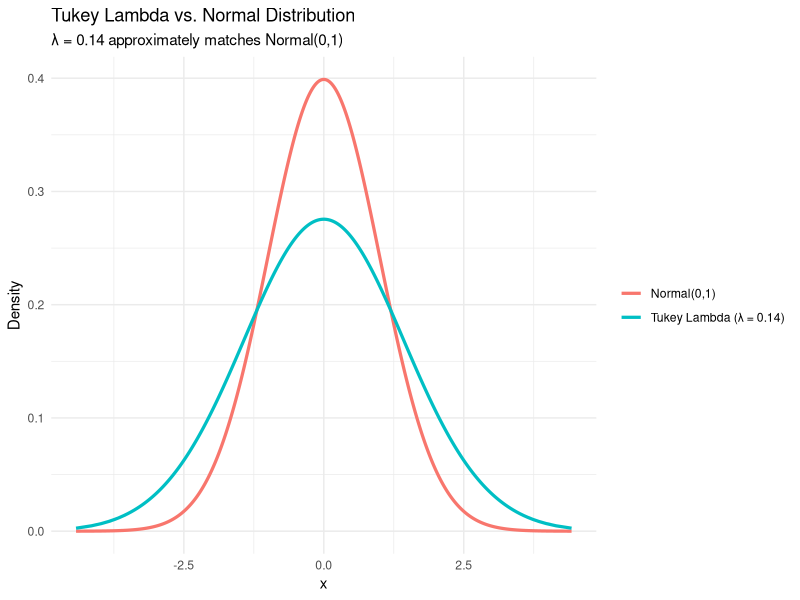

Reproduce this figure in R.
library(ggplot2)

# Tukey Lambda quantile function
Q_tukey <- function(p, lambda) {
  if (lambda == 0) return(log(p / (1 - p)))  # Logistic
  (p^lambda - (1 - p)^lambda) / lambda
}

# Derivative of quantile function
Q_prime_tukey <- function(p, lambda) {
  if (lambda == 0) return(1 / (p * (1 - p)))  # Logistic
  p^(lambda - 1) + (1 - p)^(lambda - 1)
}

# Set grid and parameter
lambda <- 0.14  # Approximately normal
p_grid <- seq(0.001, 0.999, length.out = 1000)

# Tukey Lambda: get x and density
x_tukey <- Q_tukey(p_grid, lambda)
f_tukey <- 1 / Q_prime_tukey(p_grid, lambda)

# Standard normal density
x_norm <- seq(min(x_tukey), max(x_tukey), length.out = 1000)
f_norm <- dnorm(x_norm)

# Combine into a data frame for plotting
df <- rbind(
  data.frame(x = x_tukey, density = f_tukey, dist = "Tukey Lambda (λ = 0.14)"),
  data.frame(x = x_norm, density = f_norm, dist = "Normal(0,1)")
)

# Plot
ggplot(df, aes(x = x, y = density, color = dist)) +
  geom_line(size = 1.1) +
  labs(title = "Tukey Lambda vs. Normal Distribution",
       subtitle = "λ = 0.14 approximately matches Normal(0,1)",
       x = "x", y = "Density") +
  theme_minimal() +
  theme(legend.title = element_blank())
